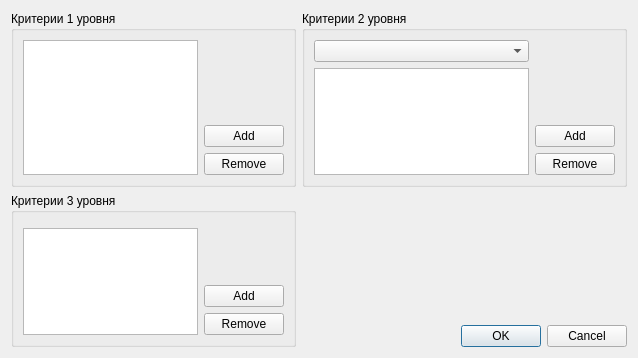
<?xml version="1.0" encoding="UTF-8"?>
<ui version="4.0">
 <class>NewFileDialog</class>
 <widget class="QDialog" name="NewFileDialog">
  <property name="geometry">
   <rect>
    <x>0</x>
    <y>0</y>
    <width>638</width>
    <height>358</height>
   </rect>
  </property>
  <property name="windowTitle">
   <string>Dialog</string>
  </property>
  <layout class="QGridLayout" name="gridLayout_3">
   <item row="0" column="0" colspan="2">
    <widget class="QGroupBox" name="gr1lvl">
     <property name="title">
      <string>Критерии 1 уровня</string>
     </property>
     <layout class="QHBoxLayout" name="horizontalLayout">
      <item>
       <widget class="QListWidget" name="list1lvl"/>
      </item>
      <item>
       <layout class="QVBoxLayout" name="verticalLayout">
        <item>
         <spacer name="verticalSpacer_3">
          <property name="orientation">
           <enum>Qt::Vertical</enum>
          </property>
          <property name="sizeHint" stdset="0">
           <size>
            <width>20</width>
            <height>40</height>
           </size>
          </property>
         </spacer>
        </item>
        <item>
         <widget class="QPushButton" name="pushAdd1">
          <property name="text">
           <string>Add</string>
          </property>
         </widget>
        </item>
        <item>
         <widget class="QPushButton" name="pushRemove1">
          <property name="text">
           <string>Remove</string>
          </property>
         </widget>
        </item>
       </layout>
      </item>
     </layout>
    </widget>
   </item>
   <item row="0" column="2">
    <widget class="QGroupBox" name="gr2lvl">
     <property name="title">
      <string>Критерии 2 уровня</string>
     </property>
     <layout class="QGridLayout" name="gridLayout">
      <item row="0" column="0">
       <widget class="QComboBox" name="cbCrit1lvl"/>
      </item>
      <item row="1" column="0">
       <widget class="QListWidget" name="listCr2Lvl"/>
      </item>
      <item row="1" column="1">
       <layout class="QVBoxLayout" name="verticalLayout_2">
        <item>
         <spacer name="verticalSpacer_2">
          <property name="orientation">
           <enum>Qt::Vertical</enum>
          </property>
          <property name="sizeHint" stdset="0">
           <size>
            <width>20</width>
            <height>40</height>
           </size>
          </property>
         </spacer>
        </item>
        <item>
         <widget class="QPushButton" name="pushAdd2">
          <property name="text">
           <string>Add</string>
          </property>
         </widget>
        </item>
        <item>
         <widget class="QPushButton" name="pushRemove2">
          <property name="text">
           <string>Remove</string>
          </property>
         </widget>
        </item>
       </layout>
      </item>
     </layout>
    </widget>
   </item>
   <item row="1" column="0" rowspan="2" colspan="2">
    <widget class="QGroupBox" name="gr3lvl">
     <property name="title">
      <string>Критерии 3 уровня</string>
     </property>
     <layout class="QGridLayout" name="gridLayout_2">
      <item row="0" column="1" rowspan="2">
       <layout class="QVBoxLayout" name="verticalLayout_3">
        <item>
         <spacer name="verticalSpacer">
          <property name="orientation">
           <enum>Qt::Vertical</enum>
          </property>
          <property name="sizeHint" stdset="0">
           <size>
            <width>20</width>
            <height>40</height>
           </size>
          </property>
         </spacer>
        </item>
        <item>
         <widget class="QPushButton" name="pushAdd3">
          <property name="text">
           <string>Add</string>
          </property>
         </widget>
        </item>
        <item>
         <widget class="QPushButton" name="pushRemove3">
          <property name="text">
           <string>Remove</string>
          </property>
         </widget>
        </item>
       </layout>
      </item>
      <item row="1" column="0">
       <widget class="QListWidget" name="list3lvl"/>
      </item>
     </layout>
    </widget>
   </item>
   <item row="2" column="1" colspan="2">
    <widget class="QDialogButtonBox" name="buttonBox">
     <property name="orientation">
      <enum>Qt::Horizontal</enum>
     </property>
     <property name="standardButtons">
      <set>QDialogButtonBox::Cancel|QDialogButtonBox::Ok</set>
     </property>
    </widget>
   </item>
  </layout>
 </widget>
 <resources/>
 <connections>
  <connection>
   <sender>buttonBox</sender>
   <signal>accepted()</signal>
   <receiver>NewFileDialog</receiver>
   <slot>accept()</slot>
   <hints>
    <hint type="sourcelabel">
     <x>248</x>
     <y>254</y>
    </hint>
    <hint type="destinationlabel">
     <x>157</x>
     <y>274</y>
    </hint>
   </hints>
  </connection>
  <connection>
   <sender>buttonBox</sender>
   <signal>rejected()</signal>
   <receiver>NewFileDialog</receiver>
   <slot>reject()</slot>
   <hints>
    <hint type="sourcelabel">
     <x>316</x>
     <y>260</y>
    </hint>
    <hint type="destinationlabel">
     <x>286</x>
     <y>274</y>
    </hint>
   </hints>
  </connection>
 </connections>
</ui>
